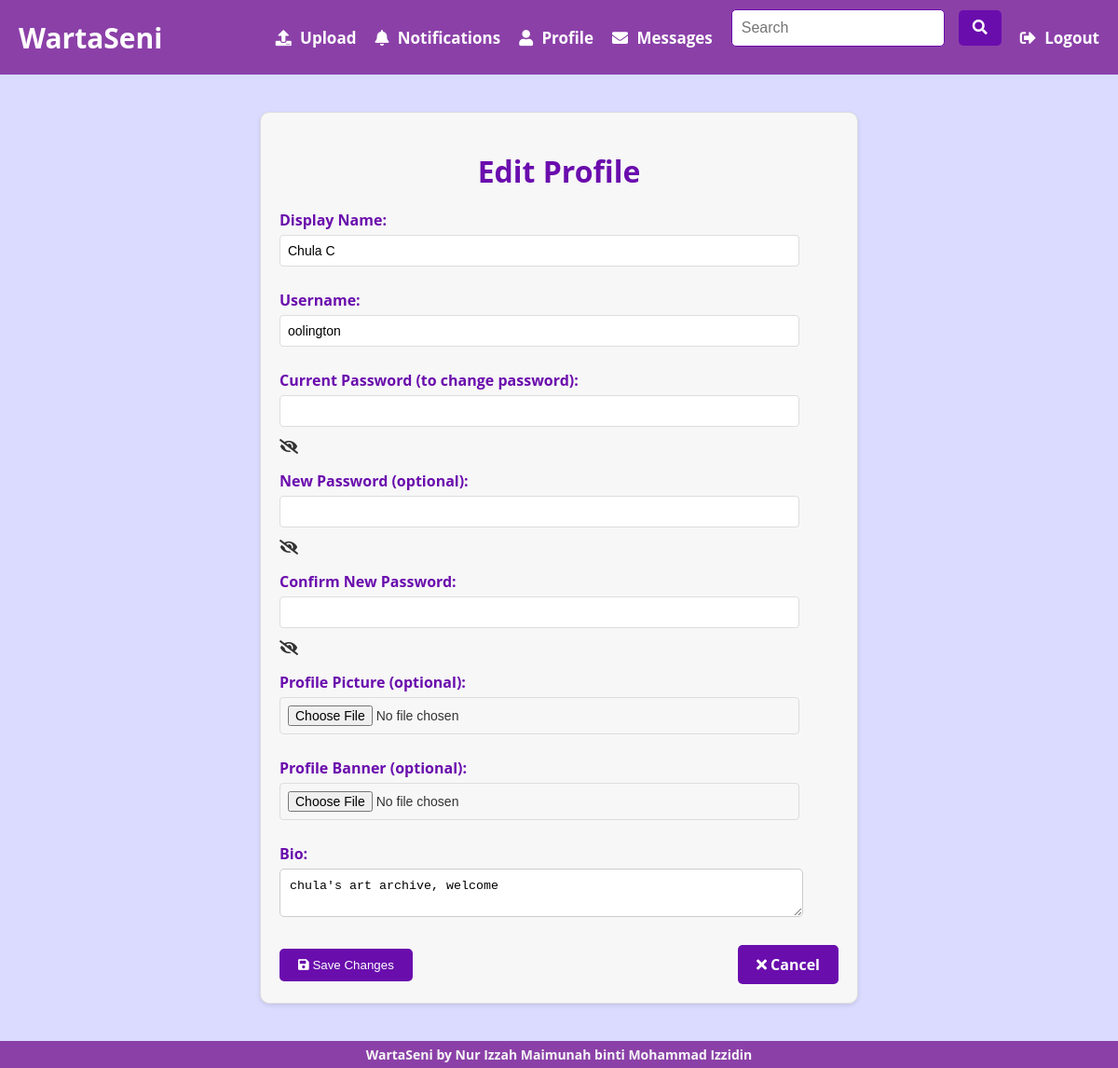
Screenshot of /edit_profile.php (signed in) with the database file from the repository.
### tables this page shows
CREATE TABLE `users` (
  `id` int(11) NOT NULL,
  `email` varchar(255) NOT NULL,
  `display_name` varchar(255) NOT NULL,
  `username` varchar(50) NOT NULL,
  `password` varchar(255) NOT NULL,
  `profile_picture` varchar(255) DEFAULT NULL,
  `profile_banner` varchar(255) DEFAULT NULL,
  `bio` text DEFAULT NULL,
  `created_at` datetime NOT NULL DEFAULT current_timestamp(),
  `updated_at` datetime DEFAULT current_timestamp() ON UPDATE current_timestamp(),
  `notifications` tinyint(1) NOT NULL DEFAULT 1
);

### edit_profile.php (the view, shortened to what this page needs)
<?php
require_once("includes/db_connect.php");
$user_id = $_SESSION['user_id'];
$stmt = $conn->prepare("SELECT * FROM users WHERE id = ?");
$stmt->bind_param("i", $user_id);
$stmt->execute();
$result = $stmt->get_result();
$user = $result->fetch_assoc();
?>
<!DOCTYPE html>
<html lang="en">
<head>
    <link rel="stylesheet" href="style.css">
    <link rel="stylesheet" href="https://use.fontawesome.com/releases/v5.15.4/css/all.css">
</head>
<body>
    <header>
        <nav class="navbar">
            <a href="index.php" class="logo">WartaSeni</a>
            <div class="menu" id="menu">
                <a href="upload.php"><i class="fas fa-upload"></i> Upload</a>
                <a href="notifications.php"><i class="fas fa-bell"></i> Notifications</a>
                <a href="profile.php"><i class="fas fa-user"></i> Profile</a>
                <a href="message.php"><i class="fas fa-envelope"></i> Messages</a>
                <form action="search.php" method="GET" class="search-form">
                    <input type="text" name="search" placeholder="Search">
                    <button type="submit"><i class="fas fa-search"></i></button>
                </form>
                <a href="logout.php"><i class="fas fa-sign-out-alt"></i> Logout</a>
            </div>
        </nav>
    </header>
    <div class="edit-profile-container">
        <h1>Edit Profile</h1>
        <form action="<?php echo $_SERVER['SCRIPT_NAME']; ?>" method="post" enctype="multipart/form-data">
            <div class="form-group">
                <label for="display_name">Display Name:</label>
                <input type="text" name="display_name" id="display_name" value="<?php echo $user['display_name']; ?>">
            </div>
            <div class="form-group">
                <label for="username">Username:</label>
                <input type="text" name="username" id="username" value="<?php echo $user['username']; ?>">
            </div>
            <div class="form-group">
                <label for="current_password">Current Password (to change password):</label>
                <input type="password" name="current_password" id="current_password">
                <span class="password-toggle" onclick="togglePasswordVisibility('current_password')">
                    <i class="fas fa-eye-slash"></i> </span>
            </div>
            <div class="form-group">
                <label for="new_password">New Password (optional):</label>
                <input type="password" name="new_password" id="new_password">
                <span class="password-toggle" onclick="togglePasswordVisibility('new_password')">
                    <i class="fas fa-eye-slash"></i> </span>
            </div>
            <div class="form-group">
                <label for="confirm_password">Confirm New Password:</label>
                <input type="password" name="confirm_password" id="confirm_password">
                <span class="password-toggle" onclick="togglePasswordVisibility('confirm_password')">
                    <i class="fas fa-eye-slash"></i> </span>
            </div>
            <div class="form-group">
                <label for="profile_picture">Profile Picture (optional):</label>
                <input type="file" name="profile_picture" id="profile_picture">
            </div>
            <div class="form-group">
                <label for="profile_banner">Profile Banner (optional):</label>
                <input type="file" name="profile_banner" id="profile_banner">
            </div>
            <div class="form-group">
                <label for="bio">Bio:</label>
                <textarea name="bio" id="bio"><?php echo $user['bio']; ?></textarea>
            </div>
            <div class="form-buttons">
                <button type="submit" name="submit"><i class="fas fa-save"></i> Save Changes</button>
                <a href="profile.php?user_id=<?php echo $user['id']; ?>" class="cancel-button"><i
                        class="fas fa-times"></i> Cancel</a>
            </div>
        </form>
    </div>
</body>
<footer>
    <p>WartaSeni by Nur Izzah Maimunah binti Mohammad Izzidin</p>
</footer>
</html>

### style.css (style rules this page uses)
body { font-family: "Montserrat", "Open Sans", Inter, Arial, sans-serif; margin: 0; padding: 0; background-color: #dadbff; text-decoration: none !important; min-height: 100vh; color: #333; font-weight: bold; }
header { background-color: #8b40a8; color: white; padding: 10px 0; font-weight: bold; }
h1 { text-decoration: none; }
p { text-decoration: none; }
a { text-decoration: none; }
.navbar { display: flex; justify-content: space-between; align-items: center; max-width: 1280px; margin: 0 auto; padding: 0 20px; }
.navbar a.logo { font-size: 30px; text-decoration: none; color: white; }
.menu { display: flex; align-items: center; }
.menu a { text-decoration: none; color: white; margin-left: 20px; font-size: 17px; align-items: center; }
.menu a i { margin-right: 5px; }
.search-form { display: flex; align-items: center; margin-left: 20px; }
.search-form input { padding: 5px; font-size: 16px; border: 1px solid #ccc; border-radius: 5px; margin-right: 5px; }
.search-form button { background: none; border: none; cursor: pointer; color: white; font-size: 16px; }
footer { background-color: #8b40a8; color: white; text-align: center; padding: 5px 0; position: relative; bottom: 0; width: 100%; }
footer p { margin: 0; font-size: 14px; color: #f7f7f7; }
.edit-profile-container { max-width: 600px; margin: 40px auto; padding: 20px; border-radius: 10px; border: 1px solid #ddd; box-shadow: 0 2px 4px rgba(0, 0, 0, 0.1); background-color: #f7f7f7; }
.edit-profile-container h1 { color: #6a0dad; text-align: center; margin-bottom: 20px; }
.form-group { margin-bottom: 15px; }
.form-group label { display: block; margin-bottom: 5px; }
.form-group input, .form-group textarea { width: 90%; padding: 10px; border: 1px solid #ccc; border-radius: 5px; margin-bottom: 10px; }
.form-buttons { display: flex; justify-content: space-between; align-items: center; margin-top: 20px; }
.form-buttons button, .form-buttons .cancel-button { padding: 10px 20px; border: none; border-radius: 5px; text-decoration: none; color: #fff; background-color: #6a0dad; transition: background-color 0.3s ease; align-items: center; }
.search-form { display: flex; align-items: center; margin-bottom: 20px; }
.search-form input[type="text"] { width: 70%; flex-grow: 1; padding: 10px; border: 1px solid #6a0dad; border-radius: 5px; }
.search-form button { padding: 10px 15px; background-color: #6a0dad; color: #fff; border: none; border-radius: 5px; margin-left: 10px; cursor: pointer; }
.form-group { display: flex; flex-direction: column; text-align: left; }
.form-group label { margin-bottom: 5px; color: #6a0dad; }
.form-group input { align-content: center; padding: 8px; border: 1px solid #ddd; border-radius: 4px; font-size: 14px; }

### rows the page displays
users: display_name "Chula C", username "oolington", bio "chula's art archive, welcome"
